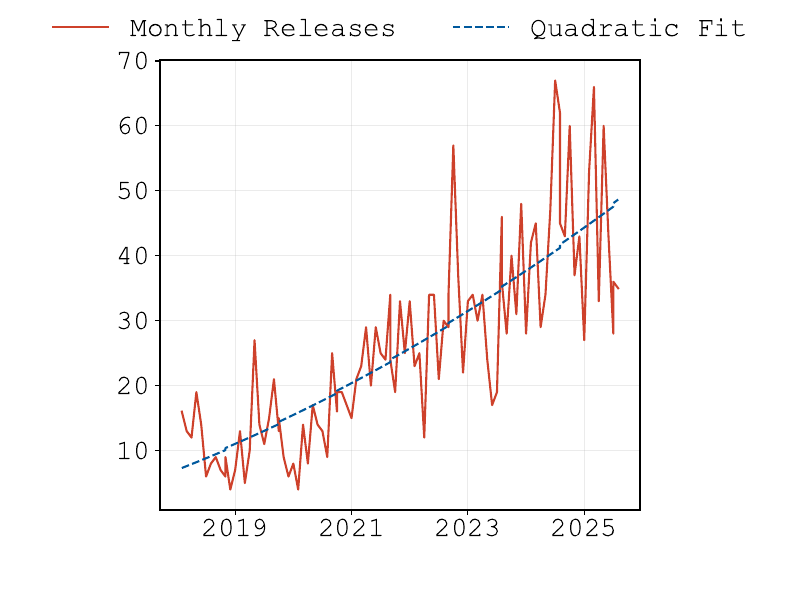

The script that saved this image:
import csv
import importlib
import scipy as sp

pypi_mod = importlib.import_module("pypi-org-used-languages", package=None)

if __name__ == "__main__":
    res = []
    with open("crate-info-puller/crate-lists/releases.csv", newline="") as csvfile:
        reader = csv.reader(csvfile, delimiter=",")
        for n, row in enumerate(reader):
            if n != 0:
                res.append(row)

    x = [r[0] for r in res]
    y = [int(r[1]) for r in res]

    fig, ax = pypi_mod.prepare_fig_ax()

    ax.plot(x[1:], y[1:], color="#CE412B", label="Monthly Releases")

    ticks = ax.get_xticks()
    labels = ax.get_xticklabels()

    newticks = []
    newlabels = []
    for tick, label in zip(ticks, labels):
        split = label.get_text().split("/")
        if split[0] == "1" and int(split[1]) % 2 == 1:
            newticks.append(tick)
            newlabels.append(split[1])

    # Do linear fit
    x_fit = list(range(len(x) - 1))
    popt, pcov = sp.optimize.curve_fit(
        lambda x, a, b, c: a * x**2 + b * x + c, x_fit, y[1:], p0=(1, 0, 0)
    )
    a, b, c = popt
    da = pcov[0][0] ** 0.5
    db = pcov[1][1] ** 0.5
    dc = pcov[2][2] ** 0.5

    y_fit = [a * xi**2 + b * xi + c for xi in x_fit]
    # y_fit_lower = [(a - da) * xi**2 + (b - db) * xi + c - dc for xi in x_fit]
    # y_fit_upper = [(a + da) * xi**2 + (b + db) * xi + c + dc for xi in x_fit]

    ax.plot(x[1:], y_fit, color="#00599d", linestyle="--", label="Quadratic Fit")
    # ax.fill_between(x[1:], y_fit_lower, y_fit_upper, color="#00599d", alpha=0.2)

    ax.set_xticks(newticks, newlabels)

    ax.legend(
        ncol=2,
        frameon=False,
        loc="upper center",
        bbox_to_anchor=(0.5, 1.15),
    )

    fig.savefig("figures/crates-io-release-numbers.png")
    fig.savefig("figures/crates-io-release-numbers.pdf")
    fig.savefig("figures/crates-io-release-numbers.svg")
